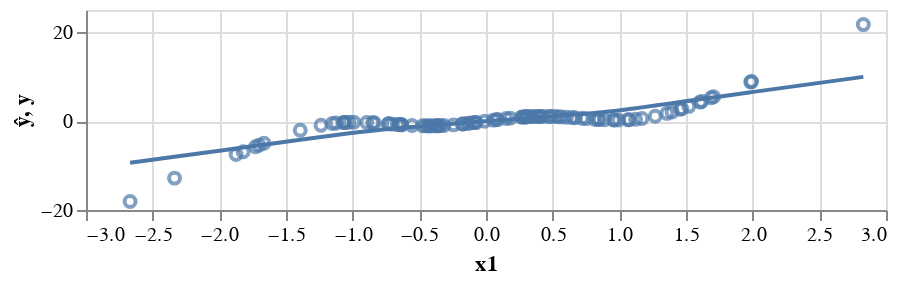

The notebook cell this image was saved under:
### Code cell
preds = pd.DataFrame({'ŷ':my_model(x).detach().numpy()[:,0], 'y':y[:,0], 'x1':x[:,0]})
(alt.Chart(preds, height=100).mark_line().encode(x='x1', y='ŷ') + 
alt.Chart(preds).mark_point().encode(x='x1', y='y'))

### Figure 1 — Vega-Lite specification as saved in the notebook (floating-point values rounded to 4 significant figures)
{"$schema": "https://vega.github.io/schema/vega-lite/v3.4.0.json", "config": {"mark": {"tooltip": null}, "view": {"height": 300, "width": 400}}, "data": {"name": "data-d083f4c135de7315e44604381d762dc0"}, "datasets": {"data-d083f4c135de7315e44604381d762dc0": [{"x1": -0.1287, "y": -0.4944, "ŷ": -0.3342}, {"x1": -0.2436, "y": -0.8418, "ŷ": -0.6117}, {"x1": -1.125, "y": -0.4457, "ŷ": -3.133}, {"x1": -0.6639, "y": -0.7596, "ŷ": -1.59}, {"x1": 0.08821, "y": 0.3463, "ŷ": 0.1735}, {"x1": 1.122, "y": 0.4379, "ŷ": 2.899}, {"x1": -0.8503, "y": -0.3581, "ŷ": -2.156}, {"x1": 1.707, "y": 5.49, "ŷ": 5.332}, {"x1": 0.07549, "y": 0.2978, "ŷ": 0.1444}, {"x1": -0.1743, "y": -0.6475, "ŷ": -0.4409}, {"x1": -1.393, "y": -2.052, "ŷ": -4.19}, {"x1": -0.9914, "y": -0.2405, "ŷ": -2.625}, {"x1": 1.457, "y": 2.65, "ŷ": 4.29}, {"x1": 0.4071, "y": 1.066, "ŷ": 0.8497}, {"x1": -0.3617, "y": -1.04, "ŷ": -0.8874}, {"x1": 0.544, "y": 0.9834, "ŷ": 1.16}, {"x1": 1.396, "y": 2.073, "ŷ": 4.035}, {"x1": 0.5649, "y": 0.9522, "ŷ": 1.209}, {"x1": -0.4308, "y": -1.068, "ŷ": -1.034}, {"x1": -1.702, "y": -5.437, "ŷ": -5.449}, {"x1": 0.472, "y": 1.055, "ŷ": 0.9925}, {"x1": -0.3702, "y": -1.047, "ŷ": -0.9066}, {"x1": 0.956, "y": 0.2431, "ŷ": 2.274}, {"x1": 1.689, "y": 5.272, "ŷ": 5.257}, {"x1": 0.3827, "y": 1.055, "ŷ": 0.7996}, {"x1": -1.065, "y": -0.308, "ŷ": -2.896}, {"x1": -1.053, "y": -0.2906, "ŷ": -2.852}, {"x1": 0.9938, "y": 0.2412, "ŷ": 2.406}, {"x1": 0.7495, "y": 0.5642, "ŷ": 1.669}, {"x1": 0.8887, "y": 0.3004, "ŷ": 2.06}, {"x1": -0.4106, "y": -1.067, "ŷ": -0.9915}, {"x1": 0.288, "y": 0.9374, "ŷ": 0.6052}, {"x1": 0.8134, "y": 0.4265, "ŷ": 1.84}, {"x1": 0.6674, "y": 0.752, "ŷ": 1.458}, {"x1": 0.3101, "y": 0.9758, "ŷ": 0.6517}, {"x1": 0.2737, "y": 0.9094, "ŷ": 0.5753}, {"x1": 0.9642, "y": 0.2406, "ŷ": 2.302}, {"x1": 1.169, "y": 0.5994, "ŷ": 3.092}, {"x1": -0.1775, "y": -0.6575, "ŷ": -0.4488}, {"x1": -0.6475, "y": -0.7955, "ŷ": -1.544}, {"x1": -0.3389, "y": -1.016, "ŷ": -0.836}, {"x1": -1.237, "y": -0.9225, "ŷ": -3.573}, {"x1": -0.01115, "y": -0.0446, "ŷ": -0.05517}, {"x1": 0.6464, "y": 0.7979, "ŷ": 1.405}, {"x1": -0.7015, "y": -0.6745, "ŷ": -1.699}, {"x1": -0.4529, "y": -1.064, "ŷ": -1.08}, {"x1": -1.152, "y": -0.536, "ŷ": -3.242}, {"x1": -1.821, "y": -6.882, "ŷ": -5.934}, {"x1": 1.357, "y": 1.746, "ŷ": 3.875}, {"x1": -0.07332, "y": -0.2895, "ŷ": -0.2014}, {"x1": -0.632, "y": -0.8282, "ŷ": -1.502}, {"x1": 0.1507, "y": 0.5703, "ŷ": 0.3076}, {"x1": -0.3153, "y": -0.9837, "ŷ": -0.7815}, {"x1": -0.6334, "y": -0.8252, "ŷ": -1.506}, {"x1": 1.605, "y": 4.275, "ŷ": 4.909}, {"x1": 1.073, "y": 0.3232, "ŷ": 2.704}, {"x1": 0.401, "y": 1.064, "ŷ": 0.837}, {"x1": -0.09946, "y": -0.3884, "ŷ": -0.2633}, {"x1": 0.358, "y": 1.036, "ŷ": 0.7505}, {"x1": 1.992, "y": 8.899, "ŷ": 6.525}, {"x1": 1.521, "y": 3.321, "ŷ": 4.558}, {"x1": 0.5152, "y": 1.019, "ŷ": 1.093}, {"x1": 0.6028, "y": 0.8862, "ŷ": 1.301}, {"x1": 0.3372, "y": 1.014, "ŷ": 0.7081}, {"x1": -0.733, "y": -0.6019, "ŷ": -1.794}, {"x1": -1.665, "y": -4.987, "ŷ": -5.296}, {"x1": 0.304, "y": 0.9659, "ŷ": 0.6388}, {"x1": 0.266, "y": 0.8932, "ŷ": 0.5592}, {"x1": 1.065, "y": 0.3092, "ŷ": 2.673}, {"x1": 0.8401, "y": 0.3759, "ŷ": 1.918}, {"x1": -2.336, "y": -12.83, "ŷ": -8.009}, {"x1": 0.1819, "y": 0.6711, "ŷ": 0.3764}, {"x1": 0.0547, "y": 0.2172, "ŷ": 0.09677}, {"x1": 0.4294, "y": 1.068, "ŷ": 0.8953}, {"x1": -0.4264, "y": -1.068, "ŷ": -1.025}, {"x1": -0.8941, "y": -0.2935, "ŷ": -2.295}, {"x1": -2.669, "y": -18.07, "ŷ": -9.351}, {"x1": -1.729, "y": -5.757, "ŷ": -5.557}, {"x1": 1.985, "y": 8.822, "ŷ": 6.497}, {"x1": -0.7281, "y": -0.6132, "ŷ": -1.779}, {"x1": -0.1417, "y": -0.5397, "ŷ": -0.3648}, {"x1": 0.3092, "y": 0.9742, "ŷ": 0.6496}, {"x1": -0.5548, "y": -0.9678, "ŷ": -1.305}, {"x1": 0.8496, "y": 0.3592, "ŷ": 1.946}, {"x1": 1.269, "y": 1.109, "ŷ": 3.508}, {"x1": -0.8387, "y": -0.3783, "ŷ": -2.12}, {"x1": -0.3544, "y": -1.033, "ŷ": -0.8709}, {"x1": 1.617, "y": 4.414, "ŷ": 4.959}, {"x1": -1.067, "y": -0.3113, "ŷ": -2.903}, {"x1": -0.07966, "y": -0.3138, "ŷ": -0.2163}, {"x1": -0.3822, "y": -1.055, "ŷ": -0.9319}, {"x1": 0.4813, "y": 1.049, "ŷ": 1.014}, {"x1": -0.6438, "y": -0.8034, "ŷ": -1.534}, {"x1": 0.7203, "y": 0.6311, "ŷ": 1.594}, {"x1": -1.026, "y": -0.2591, "ŷ": -2.748}, {"x1": -1.874, "y": -7.522, "ŷ": -6.148}, {"x1": 0.2901, "y": 0.9413, "ŷ": 0.6095}, {"x1": -0.4756, "y": -1.053, "ŷ": -1.128}, {"x1": 2.83, "y": 21.71, "ŷ": 9.954}, {"x1": 1.469, "y": 2.772, "ŷ": 4.34}]}, "layer": [{"encoding": {"x": {"field": "x1", "type": "quantitative"}, "y": {"field": "ŷ", "type": "quantitative"}}, "height": 100, "mark": "line"}, {"encoding": {"x": {"field": "x1", "type": "quantitative"}, "y": {"field": "y", "type": "quantitative"}}, "mark": "point"}]}
